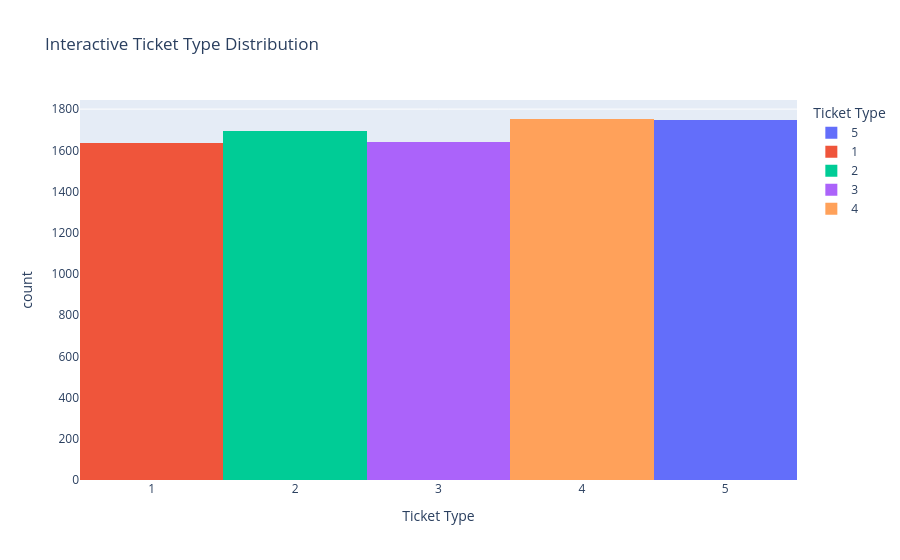

Source (notebook cell):
### Code cell
import plotly.express as px

fig = px.histogram(
    df,
    x="Ticket Type",
    color="Ticket Type",
    title="Interactive Ticket Type Distribution"
)

fig.show()

### Figure 1 — Plotly figure (JSON) as saved in the notebook; plotly's stock layout.template omitted (floating-point values rounded to 4 significant figures; data arrays with more than 128 entries replaced by an {"elided": "..."} marker saying what was removed)
{"data": [{"bingroup": "x", "hovertemplate": "Ticket Type=%{x}<br>count=%{y}<extra></extra>", "legendgroup": "5", "marker": {"color": "#636efa", "pattern": {"shape": ""}}, "name": "5", "orientation": "v", "showlegend": true, "type": "histogram", "x": {"elided": "1747 int values"}, "xaxis": "x", "yaxis": "y"}, {"bingroup": "x", "hovertemplate": "Ticket Type=%{x}<br>count=%{y}<extra></extra>", "legendgroup": "1", "marker": {"color": "#EF553B", "pattern": {"shape": ""}}, "name": "1", "orientation": "v", "showlegend": true, "type": "histogram", "x": {"elided": "1634 int values"}, "xaxis": "x", "yaxis": "y"}, {"bingroup": "x", "hovertemplate": "Ticket Type=%{x}<br>count=%{y}<extra></extra>", "legendgroup": "2", "marker": {"color": "#00cc96", "pattern": {"shape": ""}}, "name": "2", "orientation": "v", "showlegend": true, "type": "histogram", "x": {"elided": "1695 int values"}, "xaxis": "x", "yaxis": "y"}, {"bingroup": "x", "hovertemplate": "Ticket Type=%{x}<br>count=%{y}<extra></extra>", "legendgroup": "3", "marker": {"color": "#ab63fa", "pattern": {"shape": ""}}, "name": "3", "orientation": "v", "showlegend": true, "type": "histogram", "x": {"elided": "1641 int values"}, "xaxis": "x", "yaxis": "y"}, {"bingroup": "x", "hovertemplate": "Ticket Type=%{x}<br>count=%{y}<extra></extra>", "legendgroup": "4", "marker": {"color": "#FFA15A", "pattern": {"shape": ""}}, "name": "4", "orientation": "v", "showlegend": true, "type": "histogram", "x": {"elided": "1752 int values"}, "xaxis": "x", "yaxis": "y"}], "layout": {"barmode": "relative", "legend": {"title": {"text": "Ticket Type"}, "tracegroupgap": 0}, "title": {"text": "Interactive Ticket Type Distribution"}, "xaxis": {"anchor": "y", "categoryarray": [5, 1, 2, 3, 4], "categoryorder": "array", "domain": [0, 1], "title": {"text": "Ticket Type"}}, "yaxis": {"anchor": "x", "domain": [0, 1], "title": {"text": "count"}}}}
